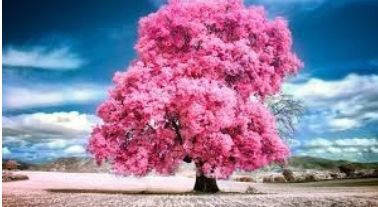
#> input picture Experiments/image.png, 378 x 207 px
$ python 'exp-18 sobel edge (yaxis).py'   (older library calls are emulated)
#> lines starting #> are read from the running program, lines starting #| are printed output that depends on the picture; after the words box and inside, x2 and y2 are one past the last pixel; in counts of white or black regions, pixels touching at a corner belong together
import cv2
img = cv2.imread('image.png', 0)
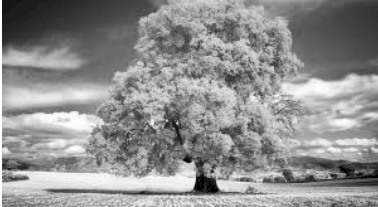
#> img: shape (207, 378); min 0, max 255, mean 143.4

sobely = cv2.Sobel(img, cv2.CV_64F, 0, 1, ksize=5)
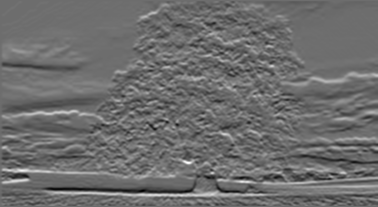
#> sobely: shape (207, 378) float64; min -6672, max 8917, mean 35.3; drawn with min black and max white

cv2.imshow("Sobel Y", sobely)
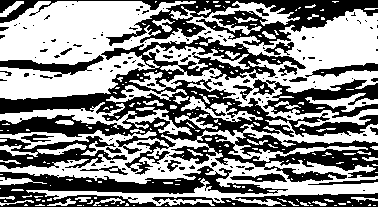
#> window 'Sobel Y': shape (207, 378); 53.6% white; 141 black regions (113 under 20 px), largest, box (x1, y1, x2, y2) and area: (0, 36, 378, 182) 16447, (0, 166, 378, 207) 6412, (0, 0, 378, 46) 5796
cv2.waitKey(0)
cv2.destroyAllWindows()

$ run again, with Experiments/1 exp.png copied over Experiments/image.png
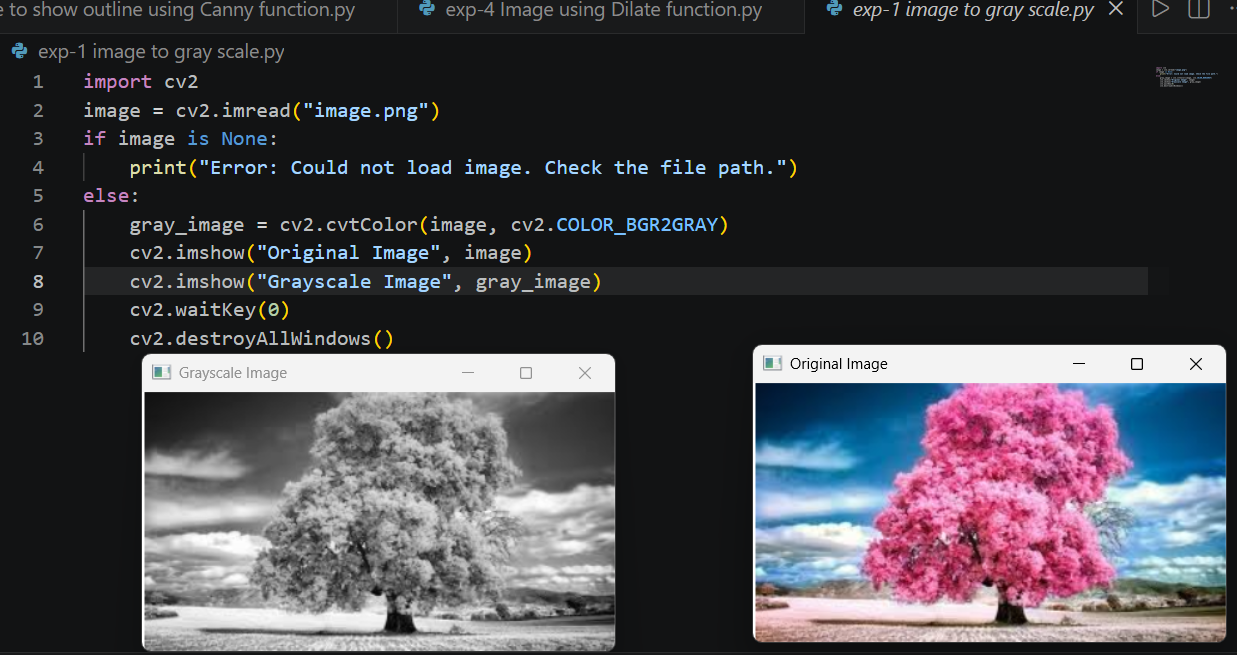
#> input picture Experiments/1 exp.png, 1237 x 655 px
#> `sobely = cv2.Sobel(img, cv2.CV_64F, 0, 1, ksize=5)`:
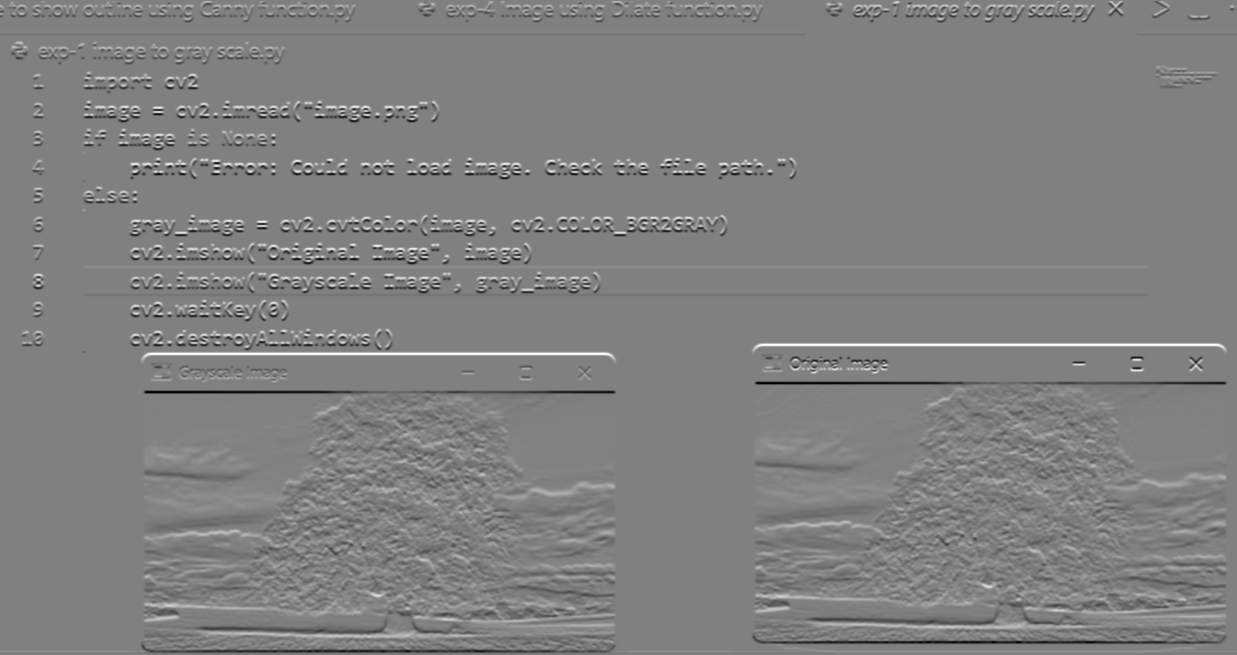
#> sobely: shape (655, 1237) float64; min -10889, max 10656, mean -1.2; drawn with min black and max white
#> `cv2.imshow("Sobel Y", sobely)`:
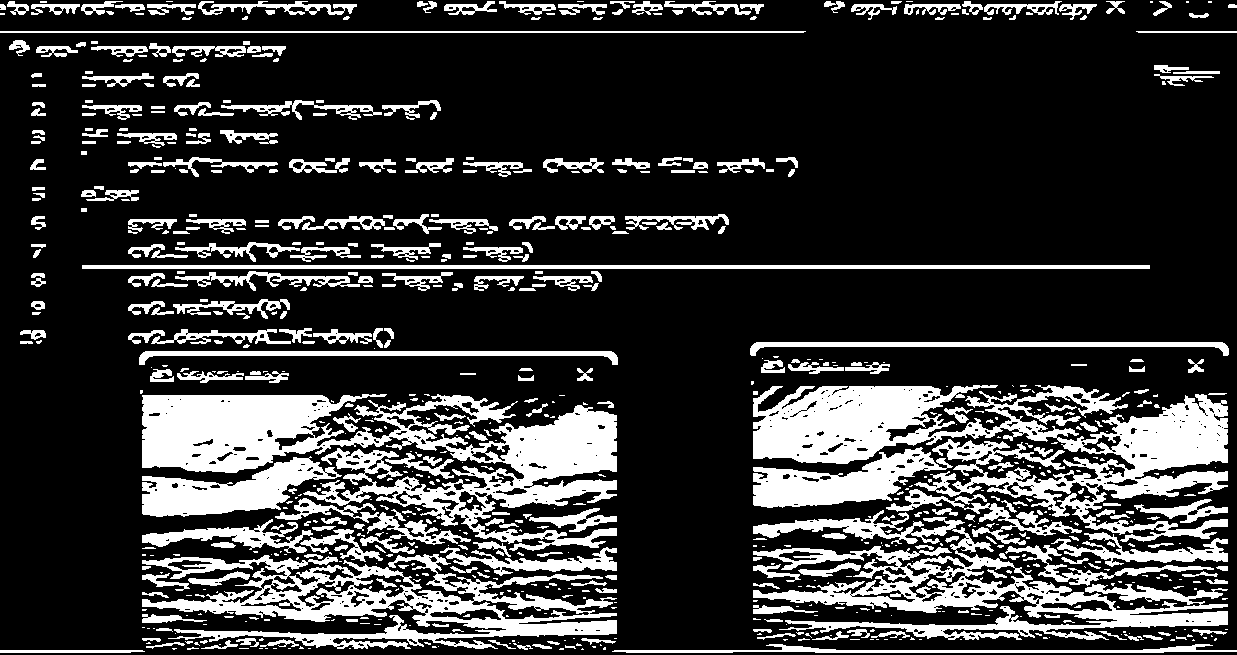
#> window 'Sobel Y': shape (655, 1237); 22.1% white; 776 white regions (386 under 20 px), largest, box (x1, y1, x2, y2) and area: (142, 394, 617, 551) 30573, (753, 385, 1228, 542) 29910, (753, 510, 1228, 640) 17921
